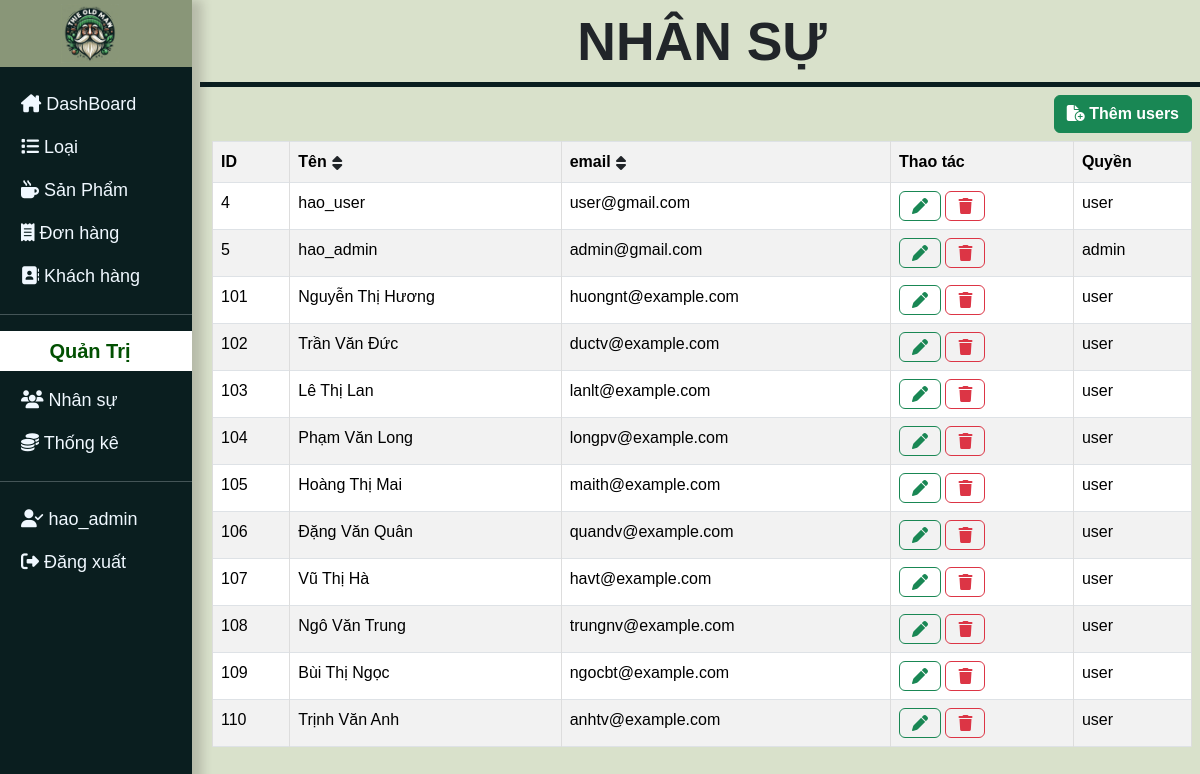
Screenshot of /user_page.php?nhansu (signed in) with the database file from the repository.
### tables this page shows
CREATE TABLE `accounts` (
  `account_id` int NOT NULL AUTO_INCREMENT,
  `full_name` varchar(255) NOT NULL,
  `email` varchar(255) NOT NULL,
  `password` varchar(255) NOT NULL,
  `type` varchar(10) NOT NULL,
  PRIMARY KEY (`account_id`)
);

### src/views/nhansu.php (the view, shortened to what this page needs)
<?php
@include('src/models/functions.php');
$sql = "select * from accounts";
$ds_taikhoan =  mysqli_query($conn, $sql);
$ds_taikhoan = mysqli_fetch_all($ds_taikhoan);
?>
<div class="dash_board px-2">
    <h1 class="head-name">NHÂN SỰ</h1>
    <div class="head-line"></div>
    <div class="container-fluid">
        <?php if (isset($_SESSION['admin_id'])) : ?>
            <div class="text-end">
                <a href="user_page.php?nhansu=them" class="my-2 btn btn-success fw-bolder"><i class="fa-solid fa-file-circle-plus"></i> Thêm users</a>
            </div>
        <?php endif; ?>
        <table id="myTable" class="table container-fluid text-center table-hover table-striped table-bordered">
            <tr>
                <th>ID <i href="" class=" fw-bolder"></i></i></th>
                <th onclick="sortTable(1)">Tên <i href="" class=" fw-bolder"><i class="p-0 btn fa-solid fa-sort"></i></th>
                <th onclick="sortTable(2)">email <i href="" class=" fw-bolder"><i class="p-0 btn fa-solid fa-sort"></i></th>
                <?php
                if (isset($_SESSION['admin_id']))
                    echo "<th>Thao tác</th>";
                ?>
                <th>Quyền</th>
            </tr>
            <?php foreach ($ds_taikhoan as $tk) : ?>
                <tr>
                    <td><?= $tk[0] ?></td>
                    <td><?= $tk[1] ?></td>
                    <td><?= $tk[2] ?></td>
                    <?php
                    if (isset($_SESSION['admin_id']))
                        echo '<td><a href="/user_page.php?nhansu=sua&id=' . $tk[0] . '"><i class="btn btn-outline-success fa-solid fa-pen"></i> </a>
                        <a href="/user_page.php?nhansu=xoa&id=' . $tk[0] . '"><i class="btn btn-outline-danger fa-solid fa-trash"></i></a></td>';
                    else
                    ?>
                    <td><?= $tk[4] ?></td>
                </tr>
            <?php endforeach; ?>
        </table>
    </div>
</div>
</div>

### src/views/header.php (shortened to what this page needs)
<!DOCTYPE html>
<html lang="en">
<head>
    <link href="https://cdn.jsdelivr.net/npm/bootstrap@5.3.3/dist/css/bootstrap.min.css" rel="stylesheet" />
    <link rel="stylesheet" href="https://cdnjs.cloudflare.com/ajax/libs/font-awesome/6.5.1/css/all.min.css" />
    <link rel="stylesheet" href="css/style.css" />
</head>
<body class="row">
    <div class="nav-side col-2 p-0 sticky-top">
        <div class="logo p-1 justify-content-center text-center">
            <a href="user_page.php?dashboard"> <img width="30%" src="/img/logo.jfif" alt="Logo"></a>
        </div>
        <div class="navs pt-3">
            <div class="container-fluid">
                <a class="text-truncate" href="/user_page.php?dashboard"><i class="fa-solid fa-house-chimney"></i> DashBoard</a>
            </div>
            <div class="container-fluid">
                <a class="text-truncate" href="/user_page.php?loai"><i class="fa-solid fa-list"></i> Loại</a>
            </div>
            <div class="container-fluid">
                <a class="text-truncate" href="/user_page.php?sanpham"><i class="fa-solid fa-mug-hot"></i> Sản Phẩm</a>
            </div>
            <div class="container-fluid">
                <a class="text-truncate" href="/user_page.php?donhang"><i class="fa-solid fa-receipt"></i> Đơn hàng</a>
            </div>
            <div class="container-fluid">
                <a class="text-truncate" href="/user_page.php?khachhang"><i class="fa-solid fa-address-book"></i> Khách hàng</a>
            </div>
        </div>
        <?php
        if (isset($_SESSION['admin_id'])) :
        ?>
            <hr>
            <div class="container-fluid admin-head">
                <h5 class="text-center py-2 fw-bold">Quản Trị</h5>
            </div>
            <div class="navs text-center p-0">
                <div class="container-fluid">
                    <a class="text-truncate" href="/user_page.php?nhansu"><i class="fa-solid fa-users"></i> Nhân sự</a>
                </div>
                <div class="container-fluid">
                    <a class="text-truncate" href="/user_page.php?thongke"><i class="fa-solid fa-coins"></i> Thống kê</a>
                </div>
            </div>
        <?php endif; ?>
        <div class="navs text-center p-0">
            <hr class="mt-3">
            <div class="container-fluid">
                <a class="text-truncate"><i class="fa-solid fa-user-check"></i> <?= $user_name ?? '' ?></a>
            </div>
            <div class="    container-fluid logout-btn">
                <a class="text-truncate" href="/logout.php"><i class="fa-solid fa-right-from-bracket"></i> Đăng xuất</a>
            </div>
        </div>
    </div>
    <div class="main col-10 p-0">

### css/style.css (style rules this page uses)
html, body { height: 100%; margin: 0; padding: 0; background-color: #d9e1cb; }
a { text-decoration: none; }
.nav-side { color: aliceblue; background-color: #0a1e1f; box-shadow: 10px 0px 10px 0px rgba(45, 33, 33, 0.2); min-height: 100%; }
.logo { background-color: #899678; }
.navs a { display: block; text-align: left; color: aliceblue; transition: background-color 0.3s ease-in-out; padding: 8px 0px 8px 33px; font-size: large; }
.navs div { padding: 0px; }
.admin-head { color: rgb(2, 80, 2); background: #fff; }
.head-line { display: block-inline; background-color: #0a1e1f; height: 5px; content: none; width: 100%; margin-top: 0px; }
.head-name { padding-top: 10px; text-align: center; font-size: 53.5px; font-weight: bolder; }
table { width: 100%; border-collapse: collapse; }
tr:nth-child(even) { background-color: #f2f2f2; }
th { background-color: #4caf50; color: white; }
td, th { border: 1px solid #ddd; padding: 8px; text-align: left; }
* { font-family: "Poppins", sans-serif; margin: 0; padding: 0; box-sizing: border-box; outline: none; border: none; text-decoration: none; }

### rows the page displays
accounts: full_name "hao_admin", account_id "5", email "admin@gmail.com", type "admin"
accounts: account_id "4", full_name "hao_user", email "user@gmail.com", type "user"
accounts: account_id "101", full_name "Nguyễn Thị Hương", email "huongnt@example.com", type "user"
accounts: account_id "102", full_name "Trần Văn Đức", email "ductv@example.com", type "user"
accounts: account_id "103", full_name "Lê Thị Lan", email "lanlt@example.com", type "user"
accounts: account_id "104", full_name "Phạm Văn Long", email "longpv@example.com", type "user"
accounts: account_id "105", full_name "Hoàng Thị Mai", email "maith@example.com", type "user"
accounts: account_id "106", full_name "Đặng Văn Quân", email "quandv@example.com", type "user"
accounts: account_id "107", full_name "Vũ Thị Hà", email "havt@example.com", type "user"
accounts: account_id "108", full_name "Ngô Văn Trung", email "trungnv@example.com", type "user"
accounts: account_id "109", full_name "Bùi Thị Ngọc", email "ngocbt@example.com", type "user"
accounts: account_id "110", full_name "Trịnh Văn Anh", email "anhtv@example.com", type "user"
